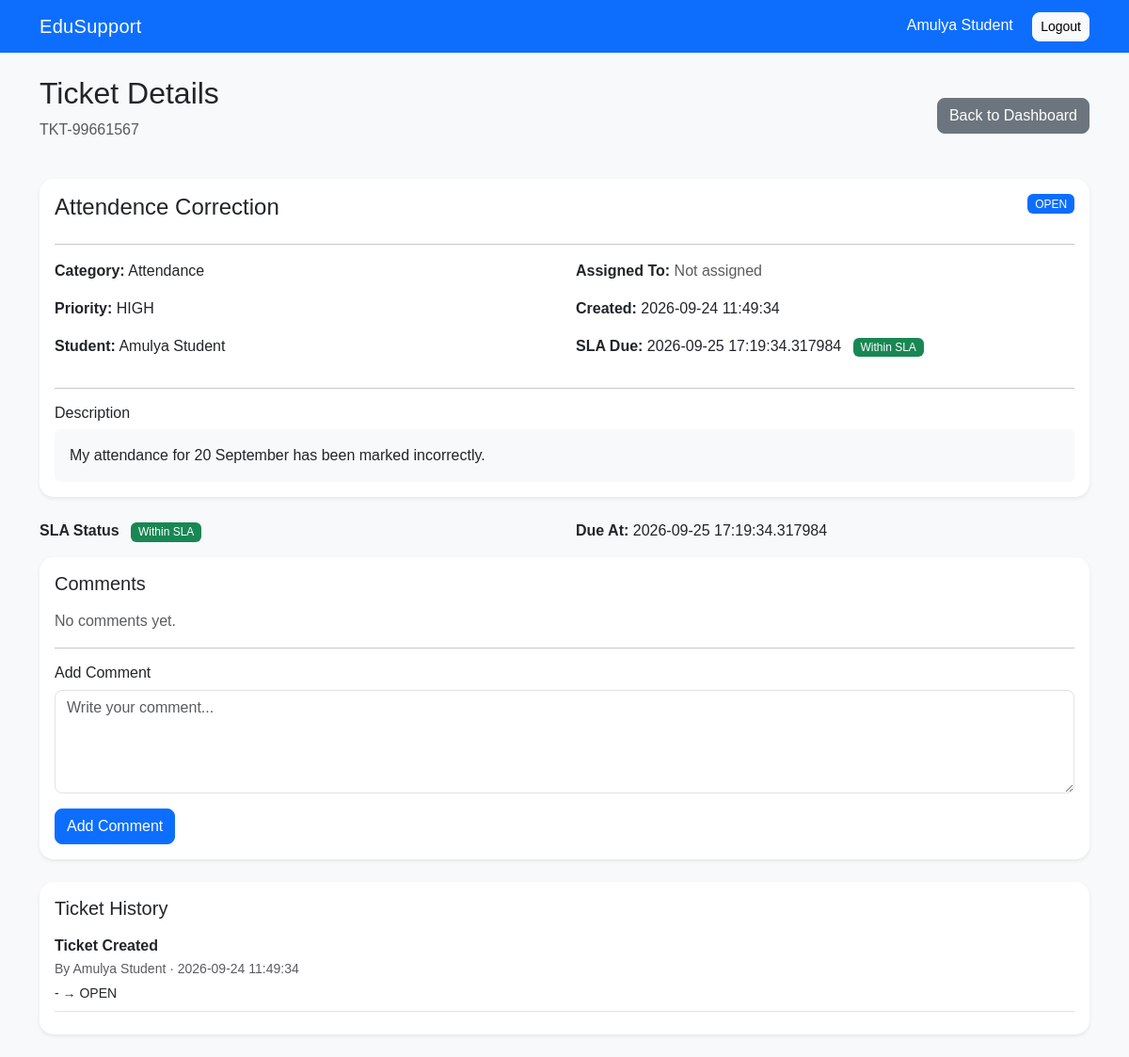
Page /ticket/1 (signed in) on the earlier database version.
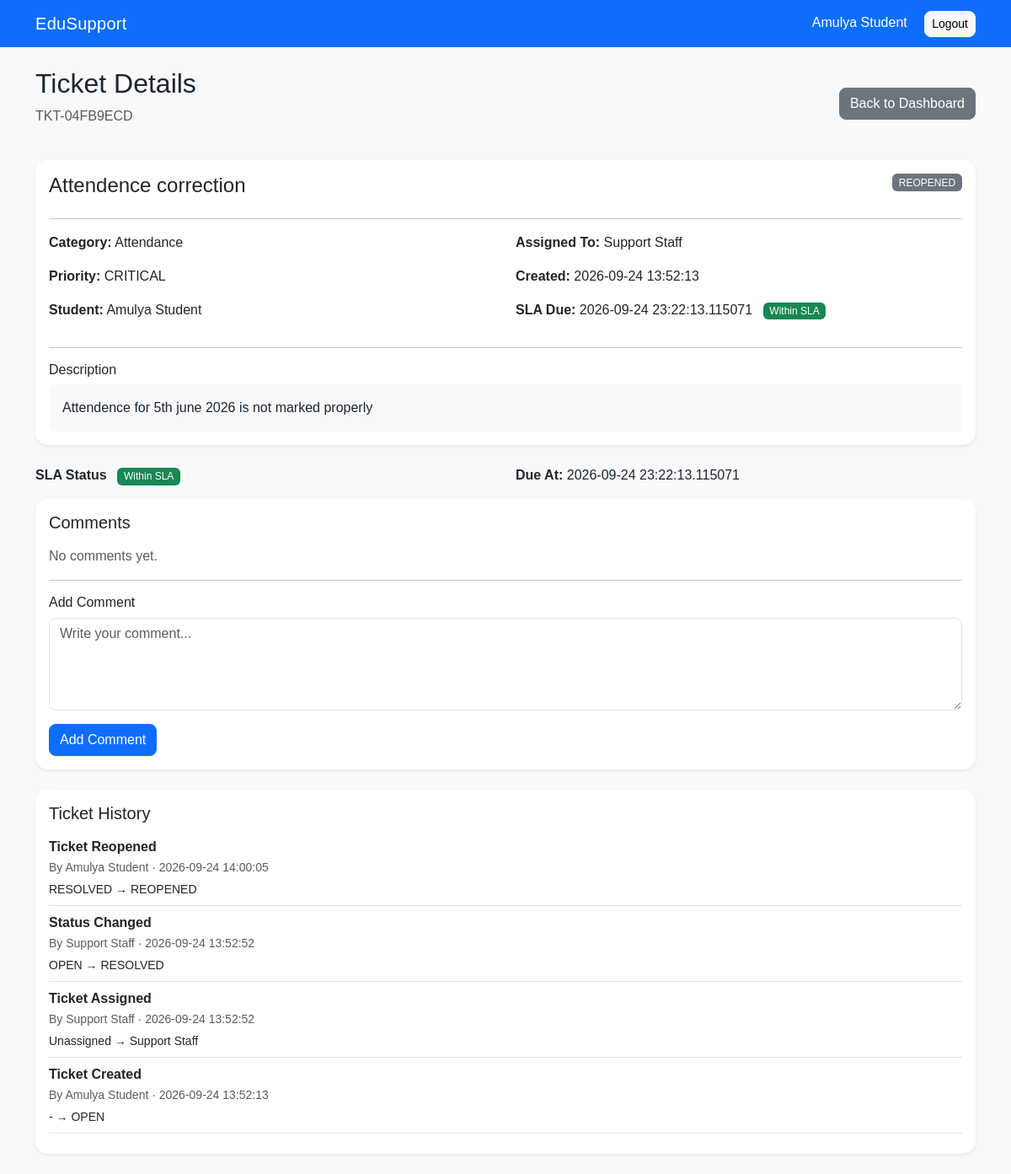
Same page on the later database version.
### tables this page shows
CREATE TABLE tickets (
    id INTEGER PRIMARY KEY AUTOINCREMENT,
    ticket_number TEXT UNIQUE NOT NULL,
    student_id INTEGER NOT NULL,
    category TEXT NOT NULL,
    subject TEXT NOT NULL,
    description TEXT NOT NULL,
    priority TEXT NOT NULL,
    status TEXT DEFAULT 'OPEN',
    assigned_to INTEGER,
    created_at TIMESTAMP DEFAULT CURRENT_TIMESTAMP,
    due_at TIMESTAMP,
    resolved_at TIMESTAMP,
    closed_at TIMESTAMP,
    FOREIGN KEY(student_id) REFERENCES users(id),
    FOREIGN KEY(assigned_to) REFERENCES users(id)
);

CREATE TABLE ticket_history (
    id INTEGER PRIMARY KEY AUTOINCREMENT,
    ticket_id INTEGER,
    user_id INTEGER,
    action TEXT,
    old_value TEXT,
    new_value TEXT,
    created_at TIMESTAMP DEFAULT CURRENT_TIMESTAMP
);

CREATE TABLE users (
    id INTEGER PRIMARY KEY AUTOINCREMENT,
    name TEXT NOT NULL,
    email TEXT UNIQUE NOT NULL,
    password TEXT NOT NULL,
    role TEXT NOT NULL,
    department TEXT,
    created_at TIMESTAMP DEFAULT CURRENT_TIMESTAMP
);

### app.py (the view, shortened to what this page needs)
@app.route("/ticket/<int:ticket_id>", methods=["GET", "POST"])
def ticket_detail(ticket_id):
    if "user_id" not in session:
        return redirect(url_for("login"))
    conn = get_db()
    ticket = conn.execute("""
        SELECT
            t.*,
            u.name AS student_name,
            s.name AS assigned_name
        FROM tickets t
        JOIN users u
            ON t.student_id = u.id
        LEFT JOIN users s
            ON t.assigned_to = s.id
        WHERE t.id = ?
    """, (ticket_id,)).fetchone()
    if not ticket:
        conn.close()
        return "Ticket not found", 404
    if session["role"] == "STUDENT":
        if ticket["student_id"] != session["user_id"]:
            conn.close()
            return "Access denied", 403
    comments = conn.execute("""
        SELECT
            tc.*,
            u.name AS user_name,
            u.role
        FROM ticket_comments tc
        JOIN users u
            ON tc.user_id = u.id
        WHERE tc.ticket_id = ?
        ORDER BY tc.created_at ASC
    """, (ticket_id,)).fetchall()
    history = conn.execute("""
        SELECT
            th.*,
            u.name AS user_name
        FROM ticket_history th
        JOIN users u
            ON th.user_id = u.id
        WHERE th.ticket_id = ?
        ORDER BY th.created_at DESC
    """, (ticket_id,)).fetchall()
    from datetime import datetime
    sla_breached = False
    if ticket["due_at"]:
        due_date = datetime.fromisoformat(ticket["due_at"])
        if (
            due_date < datetime.now()
            and ticket["status"] not in ["RESOLVED", "CLOSED"]
        ):
            sla_breached = True
    staff_users = conn.execute("""
        SELECT
            id,
            name,
            email
        FROM users
        WHERE role = 'STAFF'
        ORDER BY name
    """).fetchall()
    conn.close()
    return render_template(
        "ticket_detail.html",
        ticket=ticket,
        comments=comments,
        history=history,
        sla_breached=sla_breached,
        staff_users=staff_users
    )

### app.py (called while the page is built)
def get_db():
    conn = sqlite3.connect(DATABASE)
    conn.row_factory = sqlite3.Row
    return conn

### templates/ticket_detail.html (shortened to what the changed rows need)
<!DOCTYPE html>
<html>
<head>
    <link
        href="https://cdn.jsdelivr.net/npm/bootstrap@5.3.3/dist/css/bootstrap.min.css"
        rel="stylesheet">
    <link
        rel="stylesheet"
        href="{{ url_for('static', filename='style.css') }}">
</head>
<body class="bg-light">
<div class="container mt-4">
    <div class="d-flex justify-content-between align-items-center mb-4">
        <div>
            <h2>Ticket Details</h2>
            <p class="text-muted">
                {{ ticket["ticket_number"] }}
            </p>
        </div>
    </div>
    <div class="card shadow-sm border-0 mb-4">
        <div class="card-body">
            <div class="d-flex justify-content-between">
                <h4>
                    {{ ticket["subject"] }}
                </h4>
                {% if ticket["status"] == "OPEN" %}
                    <span class="badge bg-primary align-self-start">
                        OPEN
                    </span>
                {% elif ticket["status"] == "ASSIGNED" %}
                    <span class="badge bg-info align-self-start">
                        ASSIGNED
                    </span>
                {% elif ticket["status"] == "IN_PROGRESS" %}
                    <span class="badge bg-warning text-dark align-self-start">
                        IN PROGRESS
                    </span>
                {% elif ticket["status"] == "PENDING" %}
                    <span class="badge bg-warning text-dark align-self-start">
                        PENDING
                    </span>
                {% elif ticket["status"] in ["RESOLVED", "CLOSED"] %}
                    <span class="badge bg-success align-self-start">
                        {{ ticket["status"] }}
                    </span>
                {% else %}
                    <span class="badge bg-secondary align-self-start">
                        {{ ticket["status"] }}
                    </span>
                {% endif %}
            </div>
            <hr>
            <div class="row">
                <div class="col-md-6">
                    <p>
                        <strong>Category:</strong>
                        {{ ticket["category"] }}
                    </p>
                    <p>
                        <strong>Priority:</strong>
                        {{ ticket["priority"] }}
                    </p>
                    <p>
                        <strong>Student:</strong>
                        {{ ticket["student_name"] }}
                    </p>
                </div>
                <div class="col-md-6">
                    <p>
                        <strong>Assigned To:</strong>
                        {% if ticket["assigned_name"] %}
                            {{ ticket["assigned_name"] }}
                        {% else %}
                            <span class="text-muted">
                                Not assigned
                            </span>
                        {% endif %}
                    </p>
                    <p>
                        <strong>Created:</strong>
                        {{ ticket["created_at"] }}
                    </p>
                    <p>
                        <strong>SLA Due:</strong>
                        {{ ticket["due_at"] }}
                        {% if sla_breached %}
                            <span class="badge bg-danger ms-2">
                                SLA BREACHED
                            </span>
                        {% else %}
                            <span class="badge bg-success ms-2">
                            </span>
                        {% endif %}
                    </p>
                </div>
            </div>
            <hr>
            <h6>Description</h6>
            <div class="bg-light p-3 rounded">
                {{ ticket["description"] }}
            </div>
        </div>
    </div>
<div class="row mb-3">
    <div class="col-md-6">
        <strong>SLA Status</strong>
        {% if sla_breached %}
            <span class="badge bg-danger ms-2">
                SLA BREACHED
            </span>
        {% else %}
            <span class="badge bg-success ms-2">
            </span>
        {% endif %}
    </div>
    <div class="col-md-6">
        <strong>Due At:</strong>
        {{ ticket["due_at"] }}
    </div>
</div>
    <div class="card shadow-sm border-0 mb-4">
        <div class="card-body">
            {% if history %}
                {% for item in history %}
                    <div class="border-bottom pb-2 mb-2">
                        <strong>
                            {{ item["action"] }}
                        </strong>
                        <br>
                        <small class="text-muted">
                            By {{ item["user_name"] }}
                            ·
                            {{ item["created_at"] }}
                        </small>
                        {% if item["old_value"] or item["new_value"] %}
                            <div class="small mt-1">
                                {{ item["old_value"] or "-" }}
                                →
                                {{ item["new_value"] or "-" }}
                            </div>
                        {% endif %}
                    </div>
                {% endfor %}
            {% else %}
                <p class="text-muted">
                    No history available.
                </p>
            {% endif %}
        </div>
    </div>
</div>
</body>
</html>

Differences in the rows shown:
changed tickets "Attendance": ticket_number "TKT-99661567" → "TKT-04FB9ECD"; subject "Attendence Correction" → "Attendence correction"; status (not shown) → "REOPENED"; priority "HIGH" → "CRITICAL"; created_at "2026-09-24 11:49:34" → "2026-09-24 13:52:13"; due_at "2026-09-25 17:19:34.317984" → "2026-09-24 23:22:13.115071"; description "My attendance for 20 September has been marked incorrectly." → "Attendence for 5th june 2026 is not marked properly"
now on this page (row edited): users: assigned_name "Support Staff"
now on this page (row edited): ticket_history: action "Ticket Reopened", user_name "Amulya Student", created_at "2026-09-24 14:00:05", old_value "RESOLVED", new_value "REOPENED"
now on this page (row edited): ticket_history: action "Status Changed", user_name "Support Staff", created_at "2026-09-24 13:52:52", old_value "OPEN", new_value "RESOLVED"
now on this page (row edited): ticket_history: action "Ticket Assigned", user_name "Support Staff", created_at "2026-09-24 13:52:52", old_value "Unassigned", new_value "Support Staff"
changed ticket_history "Ticket Created": created_at "2026-09-24 11:49:34" → "2026-09-24 13:52:13"
Other differences:
text no longer shown: "OPEN Not assigned"
